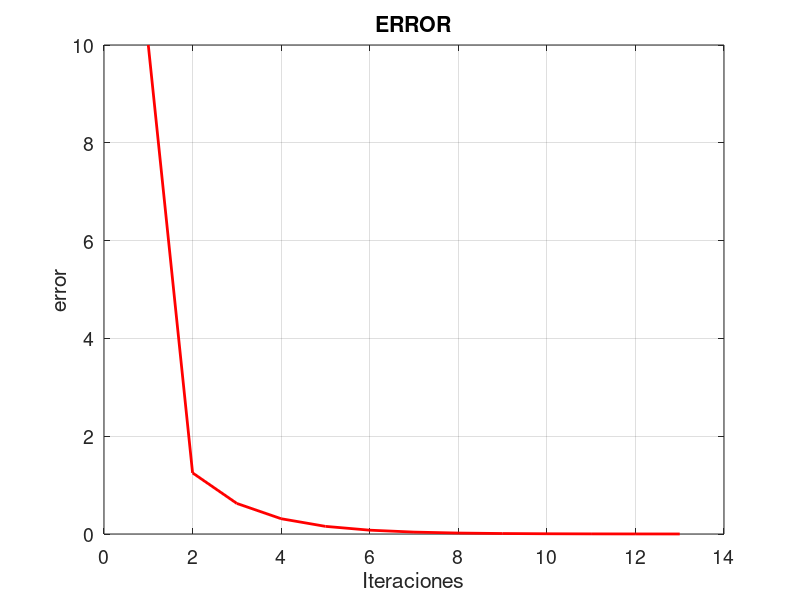

Write MATLAB code to recreate this figure.
xl = 0;
xu = 2.5;
i = 1;
e(i) = 10;
while (e(i)>0.001)
    
    xr=(xl+xu)/2;
    
    g_xl=(xl^3+(xl^2)*4-10);
    g_xr=(xr^3+(xr^2)*4-10);
    g_xu=(xu^3+(xu^2)*4-10);
    
    if(g_xl*g_xr < 0)
        xu=xr;
        e(i+1)=abs(xr-xl);
    end
    
    if(g_xu*g_xr < 0)
        xl=xr;
        e(i+1)=abs(xu-xr);
    end
    
    i=i+1;
    
    if(g_xu*g_xl == 0)
        xr=xr;
    end
end
tamanio = size(e);
ite = 1:1:tamanio(2);
figure('DefaultAxesFontSize',14)
plot (ite,e,'color',[1 0 0],'LineWidth',2);
set(gcf,'color','white');
grid on
xlabel 'Iteraciones'
ylabel 'error'
title 'ERROR'
    
    
    
    
    
    
    
